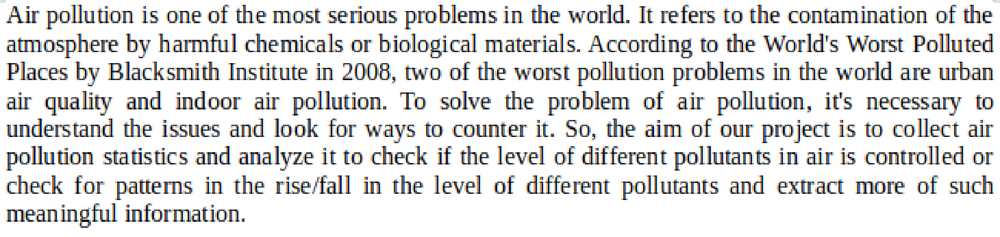
#> input picture erosion-dialtion/TNR12-rs.png, 1000 x 237 px, shrunk from 2110 x 500 before the run
$ python example.py
#> lines starting #> are read from the running program, lines starting #| are printed output that depends on the picture
import cv2
import numpy as np

img = cv2.imread('TNR12-rs.png',0)
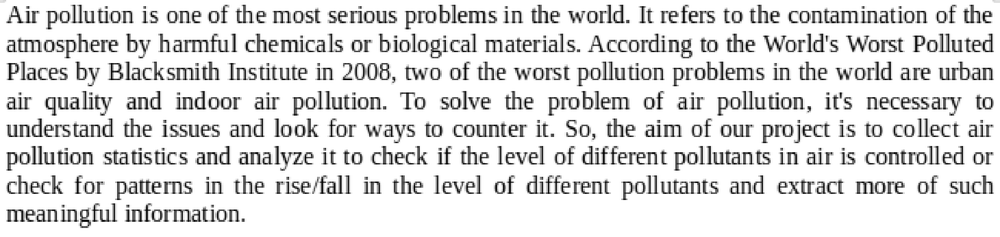
#> img: shape (237, 1000); min 0, max 255, mean 222.5
kernel = np.ones((5,5),np.uint8)

erosion = cv2.erode(img,kernel,iterations = 1)
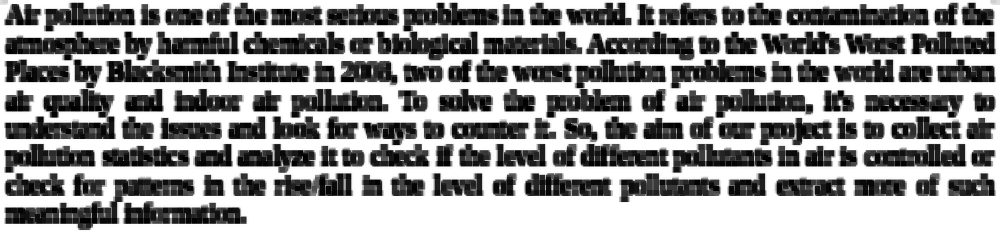
#> erosion: shape (237, 1000); min 0, max 255, mean 155.1
dialtion = cv2.dilate(img, kernel, iterations = 1)
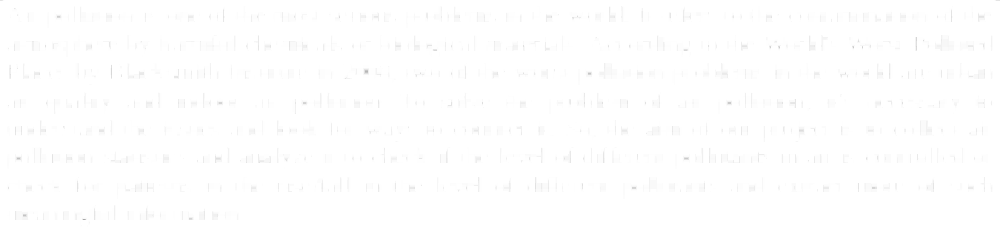
#> dialtion: shape (237, 1000); min 169, max 255, mean 254.3
opening = cv2.morphologyEx(img, cv2.MORPH_OPEN, kernel)
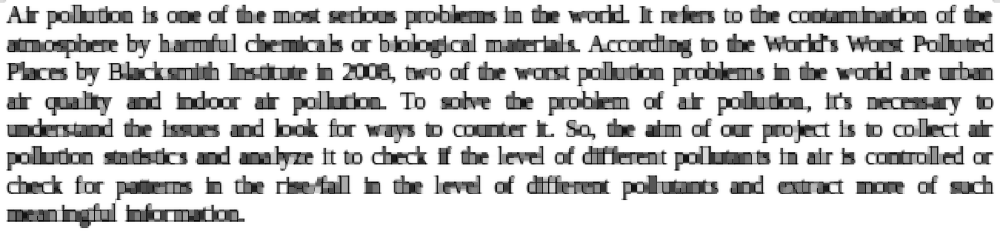
#> opening: shape (237, 1000); min 0, max 255, mean 206.2
closing = cv2.morphologyEx(img, cv2.MORPH_CLOSE, kernel)

cv2.imwrite("./basic/tnr12E.png", erosion)
cv2.imwrite("./basic/tnr12D.png", dialtion)
cv2.imwrite("./basic/tnr12O.png", opening)
cv2.imwrite("./basic/tnr12C.png", closing)
